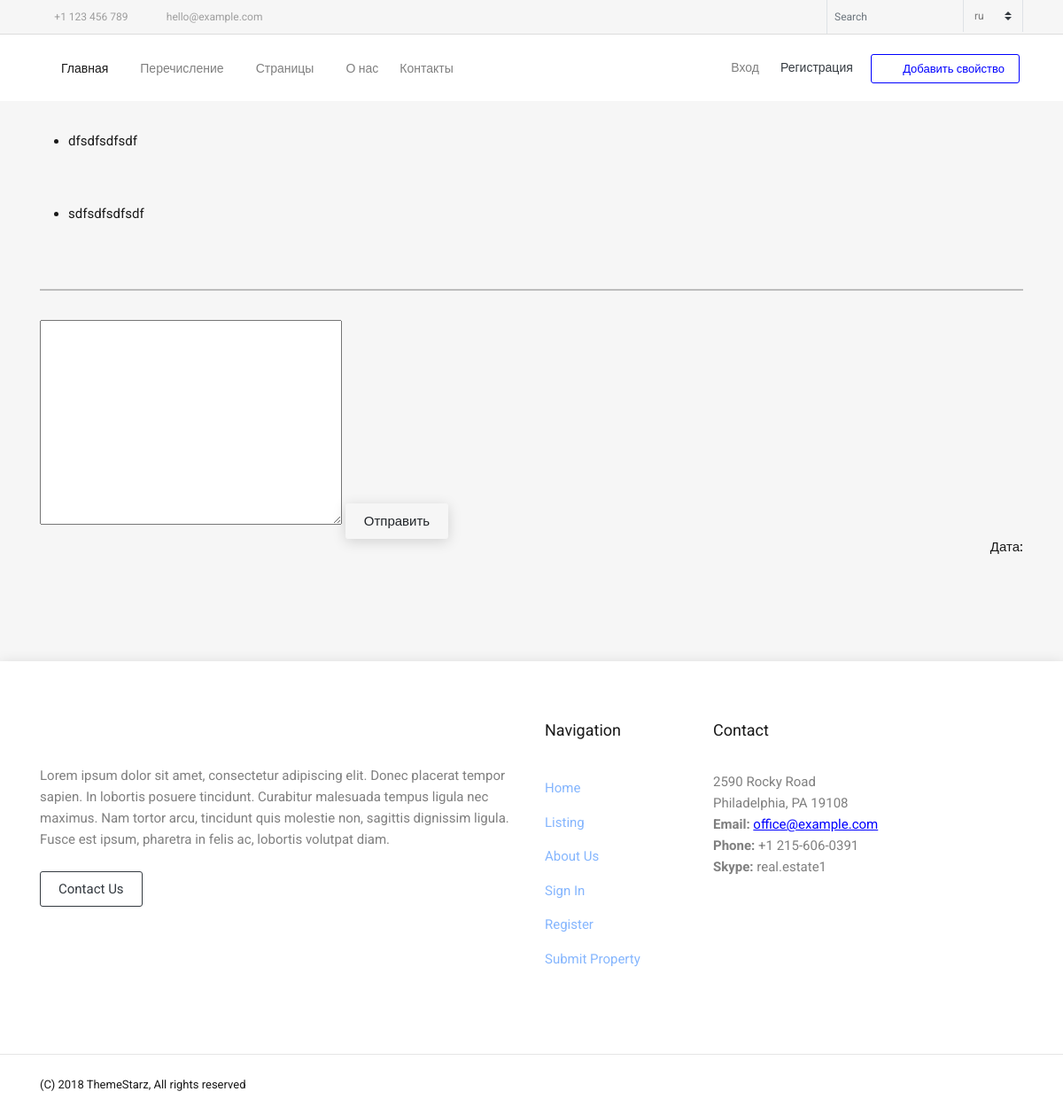
Before: /ru/news/post-comments/ with the older database file.
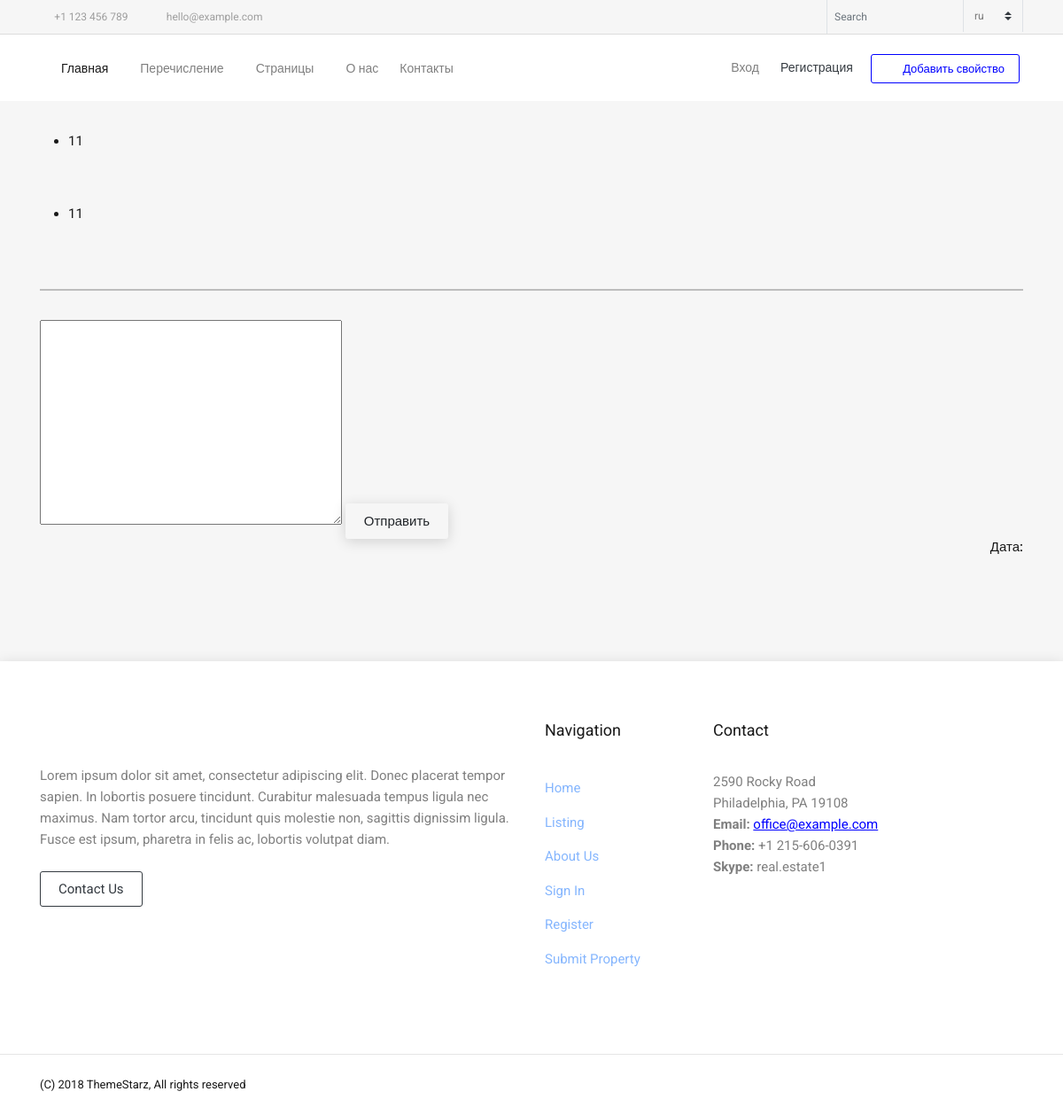
After: the same page with the newer database file.
### news/models.py (models this page shows, shortened)
class Category(MPTTModel):
    parent = TreeForeignKey('self', on_delete=models.CASCADE, null=True, blank=True, related_name='children', verbose_name='Родитель')
    name = models.CharField(max_length=255, verbose_name='Имя рубрики')
    slug = models.SlugField(max_length=255, unique=True, verbose_name='Ссылка')
    photo = models.ImageField(blank=True, upload_to='image', null=True, verbose_name='Изображение')
    def get_absolute_url(self):
        return reverse('category', kwargs={"slug": self.slug})
    class MPTTMeta:
        order_insertion_by = ['name']
    class Meta:
        verbose_name = 'Рубрика'
        verbose_name_plural = 'Рубрики'

class Tag(models.Model):
    BUTTON = (
        ('Publish', 'Опубликовать'),
        ('Not_to_publish', 'Не публиковать'),
    )
    button = models.CharField(max_length=30, choices=BUTTON, verbose_name='Статус')
    name = models.CharField(max_length=30, verbose_name='Название(ru)')
    image = models.ImageField(blank=True,  null=True, verbose_name='Изображение')
    slug = models.SlugField(max_length=255, unique=True, verbose_name='Ссылка')
    def get_absolute_url(self):
        return reverse('tag', kwargs={"slug": self.slug})
    class Meta:
        verbose_name = 'Метка'
        verbose_name_plural = 'Метки'
        ordering = ['name']

### news/views.py (the view)
# urls.py: path('post-comments/', base_view),
def base_view(request):
    comments = Comment.objects.all()
    result = create_comments_tree(comments)
    comment_form = CommentForm(request.POST or None)
    return render(request, 'news/newsdetails.html', {'comments': result, 'comment_form': comment_form})

### news/forms.py
class CommentForm(forms.ModelForm):
    class Meta:
        model = Comment
        fields = ['text']

### news/models.py (called while the page is built)
    @property
    def get_parent(self):
        if not self.parent:
            return ""
        return self.parent

### news/templatetags/comments_tree.py (called while the page is built, shortened)
@register.filter
def comments_filter(comments_list):
    res = """
          <ul style="list-style-type:none;">
            <div class="col-md-12 mt-2">
              {}
            </div>
          </ul>
          """
    i = ''
    return mark_safe(res.format(i))

### news/utils.py (called while the page is built, shortened)
def get_children(qs_child):
    res = []
    return res

def create_comments_tree(qs):
    res = []
    for comment in qs:
        c = {
            'id': comment.id,
            'text': comment.text,
            'timestamp': comment.timestamp.strftime('%Y-%m-%d %H:%m'),
            'author': comment.user,
            'is_child': comment.is_child,
            'parent_id': comment.get_parent
        }
        if comment.comment_children:
            c['children'] = get_children(comment.comment_children.all())
        if not comment.is_child:
            res.append(c)
    return res

### news/views.py (called while the page is built)
@register.filter
def get_all_tag(value):
    return Tag.objects.all()

### templates/news/newsdetails.html (shortened to what this page needs)
{% extends 'base/base.html' %}
{% load static%}
{% load static i18n %}
{% load comments_tree %}
{% load crispy_forms_tags %}
        {% block body %}
        <section class="solid_banner_area">
                                <div class="container">
                                    <div class="solid_banner_inner">
                                        <h3>{{ title_rubrics }}</h3>
                                            <ul>
                                                {% for a in 1|get_all_category %}
                                                    <li><a href="{{ a.get_absolute_url }}">{{ a.name }}</a></li>
                                                {% endfor %}
                                            </ul>
                                    </div>
                                    <div class="solid_banner_inner">
                                        <h3>{{ title_tag }}</h3>
                                            <ul>
                                                {% for a in 1|get_all_tag %}
                                                    <li><a href="{{ a.get_absolute_url }}">{{ a.name }}</a></li>
                                                {% endfor %}
                                            </ul>
                                    </div>
                            </section>
        <section class="categories_product_main p_80">
            <div class="container">
                <div class="categories_main_inner">
                    <div class="row row_disable">
                        <div class="col-lg-12">
							<div class="c_product_grid_details">
                                <div class="c_product_item">
                                    <div class="row">
                                            <div class="c_product_text">
                                                 <h3>{{ post.title }}</h3>
                                            </div>
                                    </div>
                                    <hr>
                                    <ul>
                                    {{ comm|comments_filter}}
                                    </ul>
                                        <form action="{% url 'comment_create' %}" method="POST">
                <textarea name="text" cols="40" rows="10" class="textarea" required="" id="id_text"></textarea>
                <input type="button" class="btn btn-ptimary" value="Отправить" id="bt">
            </form>
                                </div>
                                    <span class="categories">
                                        <i class="fa fa-tag"></i>
                                    </span>
                                    <div class="float-right"> <h6>{% trans 'Дата:' %} </h6> </div>
                        </div>
                    </div>
                </div>
            </div>
        </section>
        {% endblock %}

Changed rows visible on the page:
changed Category: name "dfsdfsdfsdf" → "11"
changed Tag: name "sdfsdfsdfsdf" → "11"
